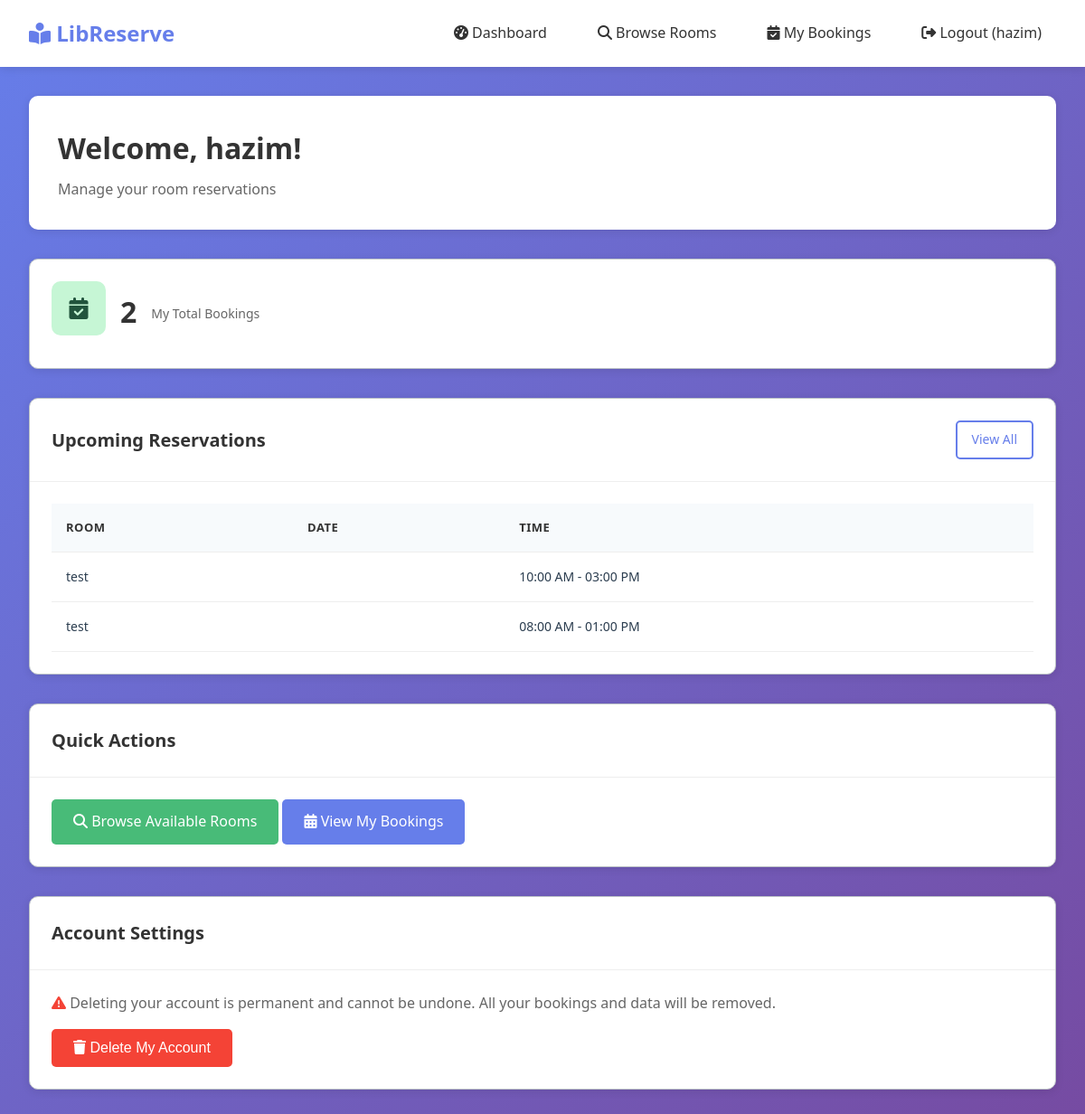
Screenshot of /patron/dashboard (signed in) with the database file from the repository.
### tables this page shows
CREATE TABLE reservations(
        id INTEGER PRIMARY KEY AUTOINCREMENT,
        user_id INTEGER,
        room_id INTEGER,
        date TEXT,
        start_time TEXT,
        end_time TEXT,
        num_people INTEGER,
        status TEXT DEFAULT 'Active'

    , created_at TEXT, updated_at TEXT);

CREATE TABLE rooms(
        id INTEGER PRIMARY KEY AUTOINCREMENT,
        room_name TEXT,
        capacity INTEGER
    , price_per_hour REAL DEFAULT 0.0, status TEXT DEFAULT 'available', created_at TEXT, updated_at TEXT);

### app.py (the view)
@app.route('/patron/dashboard')
def patron_dashboard():
    if 'user_id' not in session or session.get('role') not in ['student', 'patron']:
        return redirect(url_for('login'))
    conn = connect_db()
    cur = conn.cursor()
    cur.execute("SELECT COUNT(*) as total FROM reservations WHERE user_id = ?", (session['user_id'],))
    total_bookings = cur.fetchone()['total']
    cur.execute("""
        SELECT r.*, rm.room_name, rm.price_per_hour
        FROM reservations r
        JOIN rooms rm ON r.room_id = rm.id
        WHERE r.user_id = ? AND r.status IN ('Confirmed', 'Pending')
        ORDER BY r.date DESC, r.start_time DESC
        LIMIT 5
    """, (session['user_id'],))
    upcoming_bookings = cur.fetchall()
    cur.execute("SELECT balance FROM bank WHERE user_id=?", (session['user_id'],))
    balance_row = cur.fetchone()
    balance = balance_row['balance'] if balance_row else 0
    conn.close()
    return render_template('patron/dashboard.html',
                         total_bookings=total_bookings,
                         upcoming_bookings=upcoming_bookings,
                         balance=balance)

### app.py (called while the page is built)
def connect_db():
    conn = sqlite3.connect(DB)
    conn.row_factory = sqlite3.Row
    return conn

### templates/patron/dashboard.html (shortened to what this page needs)
{% extends 'base.html' %}
{% block content %}
<div class="page-header">
    <h1 class="page-title">Welcome, {{ session.username }}!</h1>
    <p class="page-subtitle">Manage your room reservations</p>
</div>
<div class="stats-grid">
    <div class="stat-card">
        <div class="stat-icon green">
            <i class="fas fa-calendar-check"></i>
        </div>
        <div class="stat-value">{{ total_bookings }}</div>
        <div class="stat-label">My Total Bookings</div>
    </div>
</div>
<div class="card">
    <div class="card-header">
        <h3 class="card-title">Upcoming Reservations</h3>
        <a href="{{ url_for('patron_my_bookings') }}" class="btn btn-outline btn-sm">
            View All
        </a>
    </div>
    <div class="card-body">
        {% if upcoming_bookings %}
        <div class="table-container">
            <table>
                <thead>
                    <tr>
                        <th>Room</th>
                        <th>Date</th>
                        <th>Time</th>
                    </tr>
                </thead>
                <tbody>
                    {% for booking in upcoming_bookings %}
                    <tr>
                        <td>{{ booking.room_name }}</td>
                        <td>{{ booking.reservation_date }}</td>
                        <td>{{ booking.start_time }} - {{ booking.end_time }}</td>
                    </tr>
                    {% endfor %}
                </tbody>
            </table>
        </div>
        {% endif %}
    </div>
</div>
<div class="card">
    <div class="card-header">
        <h3 class="card-title">Quick Actions</h3>
    </div>
    <div class="card-body">
        <a href="{{ url_for('patron_rooms') }}" class="btn btn-success">
            <i class="fas fa-search"></i> Browse Available Rooms
        </a>
        <a href="{{ url_for('patron_my_bookings') }}" class="btn btn-primary">
            <i class="fas fa-calendar-alt"></i> View My Bookings
        </a>
    </div>
</div>
<div class="card">
    <div class="card-header">
        <h3 class="card-title">Account Settings</h3>
    </div>
    <div class="card-body">
        <form id="deleteAccountForm" action="{{ url_for('patron_delete_account') }}" method="POST"
            onsubmit="return confirmDelete()">
            <p style="margin-bottom: 15px; color: #666;">
                <i class="fas fa-exclamation-triangle" style="color: #f44336;"></i>
                Deleting your account is permanent and cannot be undone. All your bookings and data will be removed.
            </p>
            <button type="submit" class="btn" style="background-color: #f44336; color: white;">
                <i class="fas fa-trash"></i> Delete My Account
            </button>
        </form>
    </div>
</div>
{% endblock %}

### static/css/style.css (style rules this page uses)
* { margin: 0; padding: 0; box-sizing: border-box; }
:root { --navy: #2C3E50; --navy-dark: #1a252f; --navy-light: #34495E; --light-grey: #ECF0F1; --grey: #BDC3C7; --dark-grey: #7F8C8D; --success-green: #27AE60; --success-dark: #1E8449; --error-red: #E74C3C; --warning-orange: #F39C12; --white: #FFFFFF; }
body { font-family: 'Segoe UI', 'Roboto', 'Helvetica Neue', Arial, sans-serif; background-color: var(--light-grey); color: var(--navy); line-height: 1.6; }
.page-header { margin-bottom: 24px; }
.page-title { font-size: 24px; font-weight: 600; color: var(--navy); margin-bottom: 4px; }
.page-subtitle { font-size: 14px; color: var(--dark-grey); }
.card { background-color: var(--white); border: 1px solid var(--grey); border-radius: 4px; margin-bottom: 20px; }
.card-header { padding: 16px 20px; border-bottom: 1px solid var(--grey); display: flex; justify-content: space-between; align-items: center; }
.card-title { font-size: 16px; font-weight: 600; color: var(--navy); }
.card-body { padding: 20px; }
.stats-grid { display: grid; grid-template-columns: repeat(auto-fit, minmax(200px, 1fr)); gap: 20px; margin-bottom: 24px; }
.stat-card { background-color: var(--white); border: 1px solid var(--grey); border-radius: 4px; padding: 20px; }
.stat-icon { width: 48px; height: 48px; border-radius: 4px; display: flex; align-items: center; justify-content: center; font-size: 20px; margin-bottom: 12px; }
.stat-icon.green { background-color: var(--success-green); color: var(--white); }
.stat-value { font-size: 28px; font-weight: 700; color: var(--navy); line-height: 1; margin-bottom: 4px; }
.stat-label { font-size: 14px; color: var(--dark-grey); }
.table-container { overflow-x: auto; }
table { width: 100%; border-collapse: collapse; }
th, td { padding: 12px 16px; text-align: left; border-bottom: 1px solid var(--grey); }
th { background-color: var(--light-grey); font-weight: 600; font-size: 13px; text-transform: uppercase; letter-spacing: 0.5px; color: var(--navy); }
td { font-size: 14px; }
.btn { display: inline-flex; align-items: center; gap: 8px; padding: 10px 16px; font-size: 14px; font-weight: 500; text-decoration: none; border: 1px solid transparent; border-radius: 4px; cursor: pointer; transition: all 0.2s ease; }
.btn-primary { background-color: var(--navy); color: var(--white); border-color: var(--navy); }
.btn-success { background-color: var(--success-green); color: var(--white); border-color: var(--success-green); }
.btn-outline { background-color: transparent; color: var(--navy); border-color: var(--grey); }
.btn-sm { padding: 6px 12px; font-size: 13px; }

### rows the page displays
reservations: room_name "test", start_time "10:00 AM", end_time "03:00 PM"
reservations: room_name "test", start_time "08:00 AM", end_time "01:00 PM"

### other values shown
{{ session.username }} "hazim"
{{ total_bookings }} "2"
